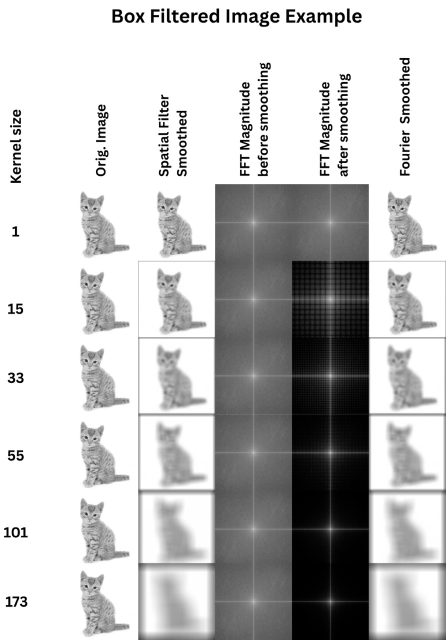
#> input picture module3/boxSmoothingExample.jpeg, 891 x 1280 px (shown at 1/2 size)
$ python smoothing.py --image boxSmoothingExample.jpeg   (older library calls are emulated)
#> lines starting #> are read from the running program, lines starting #| are printed output that depends on the picture
"""
================================================================================
 CSc 8830 - Computer Vision | Module 3 Assignment
 Image Blurring: Spatial Filtering vs. Frequency-Domain (Fourier) Filtering

 README:
 -------------------------------------------------------------------------
 PURPOSE:
   Implements image blurring two independent ways -- (1) direct spatial
   convolution/correlation with a smoothing kernel (box or Gaussian), and
   (2) the Fourier-domain equivalent (multiply the image's FFT by the
   kernel's FFT, then inverse-FFT) and demonstrates numerically and
   visually that they produce the same result.

 HOW TO USE:
   python smoothing.py --image path/to/photo.jpg --filter gaussian --kernel_sizes 3,5,9,15,21

 OUTPUT:
   - comparison_kXX.png for each kernel size: original | spatial result |
     frequency-domain result
   - equivalence_summary.csv: kernel size, filter type, mean/max absolute
     difference between the two methods, and runtime of each method
================================================================================
"""

import argparse
import csv
import os
import time

import cv2
import numpy as np


def make_kernel(filter_type, k):
    """Builds a normalized k x k smoothing kernel (sums to 1)"""
    if filter_type == "box":
        return np.ones((k, k), dtype=np.float64) / (k * k)
    elif filter_type == "gaussian":
        g1d = cv2.getGaussianKernel(k, sigma=-1)
        return (g1d @ g1d.T).astype(np.float64)
    else:
        raise ValueError(f"Unknown filter type: {filter_type}")


def spatial_blur(image, kernel):
    """Direct spatial-domain filtering"""
    return cv2.filter2D(image, cv2.CV_64F, kernel, borderType=cv2.BORDER_CONSTANT)


def next_pow2(n):
    p = 1
    while p < n:
        p *= 2
    return p


def frequency_blur(image, kernel):
    """
    Fourier-domain filtering: pad image and kernel, multiply their FFTs,
    inverse-transform, and crop back to the original image size. This is
    mathematically the same linear convolution that spatial_blur() computes
    (see the module docstring for why the padding matters).
    """
    H, W = image.shape
    kh, kw = kernel.shape

    out_h = H + kh - 1
    out_w = W + kw - 1

    N_h = next_pow2(out_h)
    N_w = next_pow2(out_w)

    padded_image = np.zeros((N_h, N_w), dtype=np.float64)
    padded_image[:H, :W] = image

    #placing the kernel so its center sits at index (0, 0) using circular (wraparound) indexing.
    padded_kernel = np.zeros((N_h, N_w), dtype=np.float64)
    cy, cx = kh // 2, kw // 2
    for y in range(kh):
        for x in range(kw):
            yy = (y - cy) % N_h
            xx = (x - cx) % N_w
            padded_kernel[yy, xx] = kernel[y, x]

    F_image = np.fft.fft2(padded_image)
    F_kernel = np.fft.fft2(padded_kernel)
    F_result = F_image * F_kernel
    result_full = np.fft.ifft2(F_result).real

    return result_full[:H, :W]


def log_magnitude_spectrum(F, display_size):
    """
    Converts a complex FFT array F into a displayable log-magnitude spectrum:
    log(1 + |F|), fftshift'd so the DC term is centered, normalized to
    0-255, and resized to display_size (H, W) so it can sit in a comparison
    panel alongside the original image.
    """
    magnitude = np.log1p(np.abs(F))
    magnitude = np.fft.fftshift(magnitude)
    if magnitude.max() > 0:
        magnitude = magnitude / magnitude.max() * 255.0
    magnitude = cv2.resize(magnitude, (display_size[1], display_size[0]))
    return magnitude


def frequency_blur_with_spectra(image, kernel):
    """
    Same computation as frequency_blur(), but additionally returns the
    log-magnitude spectrum of the image's FFT before smoothing and after
    smoothing (i.e. after multiplying by the kernel's FFT, still in the
    frequency domain, before the inverse transform).
    """
    H, W = image.shape
    kh, kw = kernel.shape

    out_h = H + kh - 1
    out_w = W + kw - 1
    N_h = next_pow2(out_h)
    N_w = next_pow2(out_w)

    padded_image = np.zeros((N_h, N_w), dtype=np.float64)
    padded_image[:H, :W] = image

    padded_kernel = np.zeros((N_h, N_w), dtype=np.float64)
    cy, cx = kh // 2, kw // 2
    for y in range(kh):
        for x in range(kw):
            yy = (y - cy) % N_h
            xx = (x - cx) % N_w
            padded_kernel[yy, xx] = kernel[y, x]

    F_image = np.fft.fft2(padded_image)
    F_kernel = np.fft.fft2(padded_kernel)
    spec_before = log_magnitude_spectrum(F_image, (H, W))

    F_result = F_image * F_kernel
    spec_after = log_magnitude_spectrum(F_result, (H, W))

    result_full = np.fft.ifft2(F_result).real
    result = result_full[:H, :W]

    return result, spec_before, spec_after


def to_displayable(arr):
    """Clips and converts a float array to uint8 for saving/visual comparison."""
    return np.clip(arr, 0, 255).astype(np.uint8)


def run_for_kernel_size(gray, filter_type, k, out_dir):
    kernel = make_kernel(filter_type, k)

    spatial_result = spatial_blur(gray, kernel)

    freq_result, spec_before, spec_after = frequency_blur_with_spectra(gray, kernel)

    diff = np.abs(spatial_result - freq_result)
    mean_diff = float(diff.mean())
    max_diff = float(diff.max())

    panel = np.hstack([
        to_displayable(gray),
        to_displayable(spatial_result),
        to_displayable(spec_before),
        to_displayable(spec_after),
        to_displayable(freq_result),
    ])
    out_path = os.path.join(out_dir, f"comparison_k{k:02d}_{filter_type}.png")
    cv2.imwrite(out_path, panel)

    print(f"[{filter_type}, k={k:2d}] mean|diff|={mean_diff:.3e}  max|diff|={max_diff:.3e} -> {out_path}")

    return {
        "filter_type": filter_type,
        "kernel_size": k,
        "mean_abs_diff": mean_diff,
        "max_abs_diff": max_diff,
    }


def main():
    parser = argparse.ArgumentParser(description="Spatial vs. frequency-domain blur equivalence")
    parser.add_argument("--image", required=True, help="Path to an input image")
    parser.add_argument("--filter", choices=["box", "gaussian", "both"], default="both")
    parser.add_argument("--kernel_sizes", default="3,5,9,15,21", help="Comma-separated odd kernel sizes")
    parser.add_argument("--out_dir", default="module3_output")
    args = parser.parse_args()

    os.makedirs(args.out_dir, exist_ok=True)

    img = cv2.imread(args.image)
#> img is the input picture: shape (1280, 891, 3); min 0, max 255, mean 192.6
    if img is None:
        raise FileNotFoundError(f"Could not read image: {args.image}")
    gray = cv2.cvtColor(img, cv2.COLOR_BGR2GRAY).astype(np.float64)

    kernel_sizes = [int(k) for k in args.kernel_sizes.split(",")]
    filter_types = ["box", "gaussian"] if args.filter == "both" else [args.filter]

    rows = []
    for filter_type in filter_types:
        for k in kernel_sizes:
            if k % 2 == 0:
                print(f"Skipping even kernel size {k} (kernel sizes must be odd).")
                continue
            rows.append(run_for_kernel_size(gray, filter_type, k, args.out_dir))
#> this loop made 2 passes
#| [box, k= 3] mean|diff|=3.626e-14  max|diff|=2.558e-13 -> module3_output/comparison_k03_box.png
#| [box, k= 5] mean|diff|=7.959e-14  max|diff|=3.411e-13 -> module3_output/comparison_k05_box.png
#| [box, k= 9] mean|diff|=3.934e-14  max|diff|=2.842e-13 -> module3_output/comparison_k09_box.png
#| [box, k=15] mean|diff|=3.882e-14  max|diff|=2.842e-13 -> module3_output/comparison_k15_box.png
#| [box, k=21] mean|diff|=4.087e-14  max|diff|=3.126e-13 -> module3_output/comparison_k21_box.png
#| [gaussian, k= 3] mean|diff|=1.859e-14  max|diff|=1.705e-13 -> module3_output/comparison_k03_gaussian.png
#| [gaussian, k= 5] mean|diff|=1.868e-14  max|diff|=1.705e-13 -> module3_output/comparison_k05_gaussian.png
#| [gaussian, k= 9] mean|diff|=2.403e-14  max|diff|=2.274e-13 -> module3_output/comparison_k09_gaussian.png
#| [gaussian, k=15] mean|diff|=3.983e-14  max|diff|=3.411e-13 -> module3_output/comparison_k15_gaussian.png
#| [gaussian, k=21] mean|diff|=4.056e-14  max|diff|=2.842e-13 -> module3_output/comparison_k21_gaussian.png
#> pass 1, in log_magnitude_spectrum, `magnitude = np.log1p(np.abs(F))`:
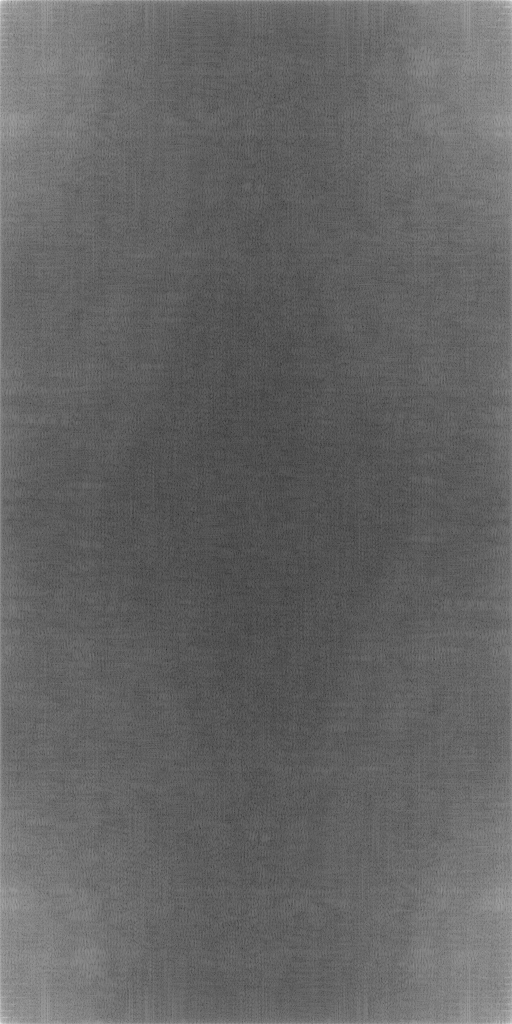
#> magnitude: shape (2048, 1024) float64 (shown at 1/2 size); min 1.64, max 19.21, mean 8.61; drawn with min black and max white
#> pass 1, in log_magnitude_spectrum, `magnitude = np.fft.fftshift(magnitude)`:
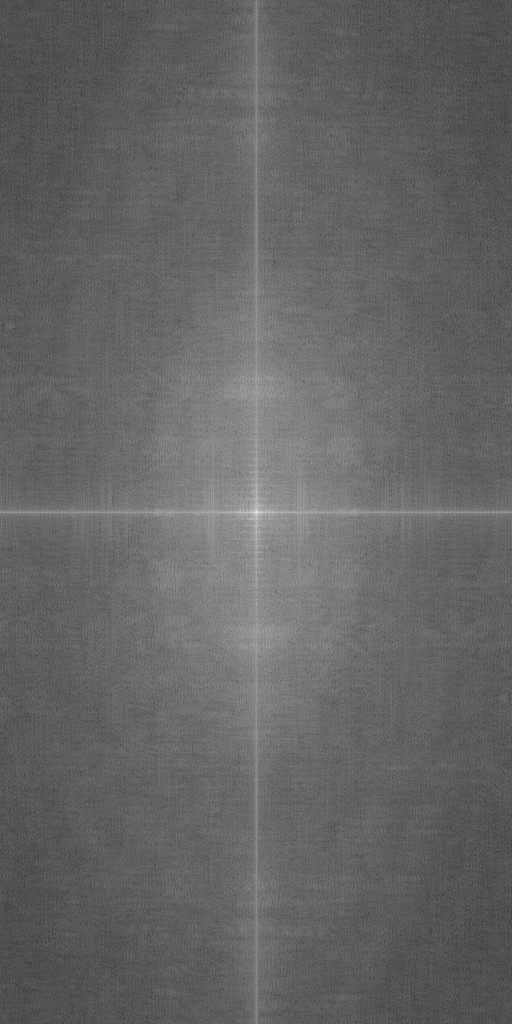
#> magnitude: shape (2048, 1024) float64 (shown at 1/2 size); min 1.64, max 19.21, mean 8.61; drawn with min black and max white
#> after the loop, rows = 10 items

    csv_path = os.path.join(args.out_dir, "equivalence_summary.csv")
    with open(csv_path, "w", newline="") as f:
        writer = csv.DictWriter(f, fieldnames=list(rows[0].keys()))
        writer.writeheader()
        writer.writerows(rows)
    print(f"\nSaved summary to {csv_path}")
#| Saved summary to module3_output/equivalence_summary.csv

if __name__ == "__main__":
    main()
